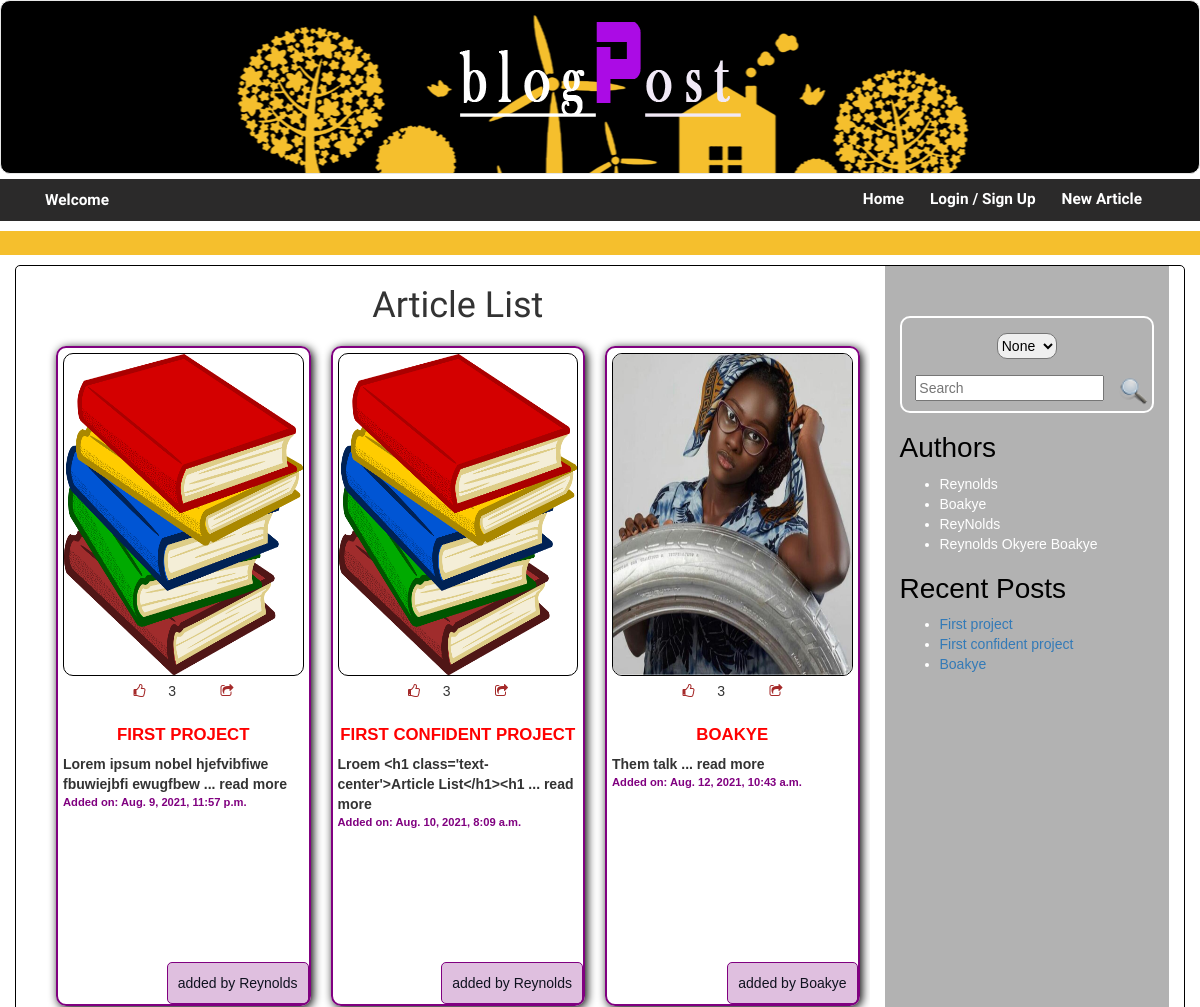
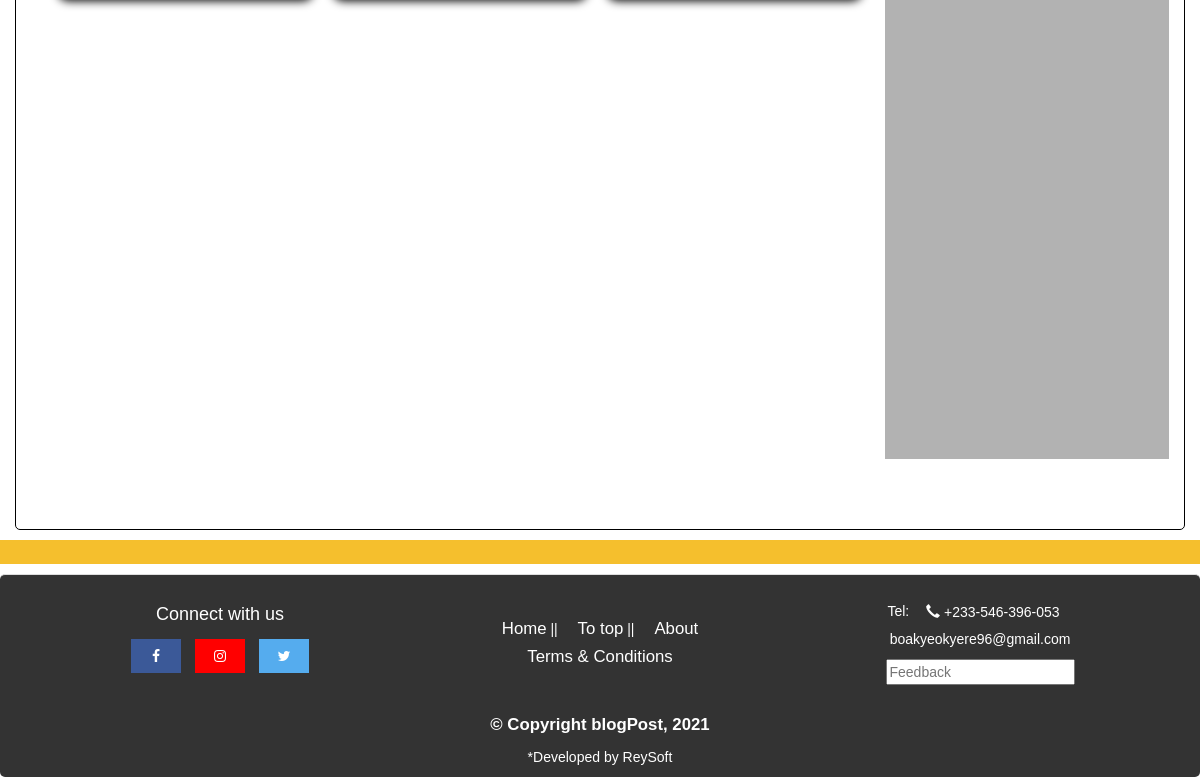
The page / on the database its author committed (2 pictures, top to bottom).
### articles/models.py (models this page shows, shortened)
class Article(models.Model):
    title = models.CharField(max_length=100)
    slug = models.SlugField()
    body = models.TextField()
    date = models.DateTimeField(auto_now_add=True)
    thumbnail = models.ImageField(default='default.png', blank=True)
    pic = models.ImageField(default='default.png', blank=True)
    likes = models.IntegerField(default=0)
    author = models.ForeignKey(User, default=None, on_delete=models.CASCADE)
    def f_title(self):
        return self.title.upper()
    def snippet(self):
        return self.body[:50]+' ... read more'

### articles/views.py (the view)
# urls.py: path('', views.article_list, name='home'),
def article_list(request):
    articles = Article.objects.all().order_by('date')
    writes = Article.objects.all().order_by('date')
    User = get_user_model()
    users = User.objects.all()
    return render(request, 'articles/articles.html', {'articles': articles, 'users':users, 'writes':writes})

### articles/templates/articles/articles.html (shortened to what this page needs)
{% extends 'parent.html' %}
{% load static from static %}
{% block content %}
    <div class='col-sm-9'>
        <h1 class='text-center'>Article List</h1>
        <div class="articles">
            {% for article in articles %}
                <div class="article">
                    <img src="{{article.thumbnail.url}}" alt="thumbail">
                    <ul>
                        <li class='likes'>
                            <button type="button" class="btn btn-secondary" data-toggle="tooltip" data-placement="bottom"
                                title="I like this">
                                <a href="{% url 'articles:likes' slug=article.slug  %}" class="fa fa-thumbs-o-up"></a>
                                {{article.likes}}
                            </button>
                        </li>
                        <li class='share'>
                            <button type="button" class="btn btn-secondary" data-toggle="tooltip" data-placement="bottom" title="Share">
                                <a href="#" class="fa fa-share-square-o"></a>
                            </button>
                        </li>
                    </ul>
                    <h2><a href="{% url 'articles:detail' slug=article.slug id=article.id %}">{{article.f_title}}</a></h2>
                    <p>{{article.snippet}}</p>
                    <p class='added'>Added on: {{article.date}}</p>
                    <div class="author">
                        added by {{article.author.username}}
                    </div>
                </div>
            {% endfor %}
        </div>
    </div>
    <div class="other col-sm-3">
        <form action="{% url 'articles:search'%}" method="post">
            <select name="choose" id="choose">
                <option value="none" selected disabled>None</option>
            </select>
            <input type="text" name='search' id='search' placeholder="Search">
            <button>
                <img src="{% static 'search.png' %}"alt="Search">
            </button>
        </form>
        <div class="inner">
            <div class="authors">
                <h2>Authors</h2>
                <ul>
                    {% for user in users%}
                    <li>{{user.username}}</li>
                    {% endfor %}
                </ul>
            </div>
            <div class="recent">
                <h2>Recent Posts</h2>
                <ul>
                    {% for write in writes %}
                    <li><a href="{% url 'articles:detail' slug=write.slug id=write.id %}">{{write.title}}</a></li>
                    {%endfor%}
                </ul>
            </div>
        </div>
    </div>
{% endblock %}

### templates/parent.html (shortened to what this page needs)
{% load static from static %}
<html lang="en">
<head>
    <link rel="stylesheet" href="{% static 'css/bootstrap.min.css' %}">
    <link rel="stylesheet" href="https://maxcdn.bootstrapcdn.com/bootstrap/3.3.6/css/bootstrap.min.css"
>
    <link rel="stylesheet" href="{% static 'css/style.css' %}">
    <link rel="stylesheet" href="https://use.fontawesome.com/releases/v5.8.1/css/all.css">
    <link rel="stylesheet" href="https://cdnjs.cloudflare.com/ajax/libs/font-awesome/4.7.0/css/font-awesome.min.css">
</head>
<body>
    <div class="wrapper">
        <header>
            <nav id="header-nav" class="navbar navbar-default">
                <div class="container">
                    <div class='center'>
                        <a class='logo' href="{% url 'home' %}"><img src="{% static 'logo.png' %}" alt="logo here"></a>
                    </div>
                </div>
            </nav>
            <div class='header-below hidden-xs'>
                <div class="container">
                    <div class='col-sm-6'>Welcome <div class="name">{{user.username}}</div></div>
                    <div>
                        <ul class="nav navbar-nav navbar-right">
                            <li><a href="{% url 'home' %}">Home</a></li>
                            {% if user.is_authenticated %}
                            <li><a href="{% url 'articles:create' %}" class='highlight'>New Article</a></li>
                            <li><a href="{% url 'profile:user_profile' username=user.username id=user.id %}">Profile</a></li>
                                {% if user.is_superuser %}
                                <li><a href="/admin">Admin Site</a></li>
                                {% endif %}
                            <li>
                                <form action="{% url 'accounts:logout' %}" class="logout_link" method="post">
                                    {%csrf_token%}
                                    <input type="submit" value='Logout'>
                                </form>
                            </li>
                            {% else %}
                            <li><a href="{% url 'accounts:login' %}">Login / Sign Up</a></li>
                            <li><a href="{% url 'articles:create'%}" class='highlight'>New Article</a></li>
                            {% endif %}
                        </ul>
                    </div>
                </div>
            </div>
        </header>
        <div class='line'></div>
        <main class='container main'>
            {%block content %}
            {%endblock%}
        </main>
        <div class='line'></div>
        <footer class='panel-footer'>
            <div class="container">
                <div class="media col-sm-4">
                    <h4>Connect with us</h4>
                    <a href="#" class="fa fa-facebook center" target="_blank"></a>
                    <a href="#" class="fa fa-instagram center" target="_blank"></a>
                    <a href="#" class="fa fa-twitter center" target="_blank"></a>
                </div>
                <div class='col-sm-4'>
                    <ul class='nav2'>
                        <li><a href="{% url 'home' %}">Home</a>  ||</li>
                        <li><a href="#up">To top</a>  ||</li>
                        <li><a href="#">About</a></li> <br>
                        <li><a href="#">Terms & Conditions</a></li>
                    </ul>
                </div>
                <div class='col-sm-4'>
                    Tel:
                    <a class="btn" href="tel:+233-546-396-053">
                        <span class="glyphicon glyphicon-earphone"></span>
                        +233-546-396-053
                    </a>
                    <a href="#">boakyeokyere96@gmail.com</a>
                    <form action="">
                        <input type="text" id='feedback' placeholder="Feedback">
                    </form>
                </div>
            </div>
            <div class="copyright text-center">&copy; Copyright blogPost, 2021</div>
            <p class="text-center">*Developed by ReySoft</p>
        </footer>
    </div>
</body>
</html>

### assets/css/style.css (style rules this page uses)
body { font-family: Arial, Helvetica, sans-serif; }
p { margin: 0; }
h1 { font-family: 'Oxygen', sans-serif; }
#header-nav { margin: 0; padding-bottom: 20px; border-radius: 10px; color: white; background-image: url(../blog.png); background-color: black; background-position: center; }
.header-below { font-size: 1.1em; font-weight: bold; font-family: 'Oxygen', sans-serif; color: white; background-color: rgba(14, 13, 13, 0.877); padding: 10px 0px; margin-top: 5px; }
.header-below ul { position: absolute; right: 5%; }
.header-below ul li a { color: white; padding: 13px; }
.center { text-align: center; }
.nav>li>a { display: inline; }
.line { background-color: #f5bf2d; height: 3%; margin: 10px auto; }
.main { border: 1px solid black; border-radius: 5px; }
.articles { height: 150%; overflow: auto; display: grid; grid-template-columns: 1fr 1fr 1fr }
.article { position: relative; border: 2px solid purple; border-radius:10px; height: 55%; padding: 5px; margin: 10px; box-sizing:border-box; box-shadow: 2px 2px 10px black; }
.article img { border: 1px solid black; border-radius: 10px; width: 100%; height: 50%; padding: 0px; margin: 0px }
.article h2 a { font-size: 0.6em; color: red; text-decoration: none; }
.article h2 { text-align: center; font-weight: bold; font-size: 2em; }
.article p { font-weight: bold; }
.article .added { font-size: 0.8em; color: purple; }
.article ul { margin: 0px; padding: 4px 0px; text-align: center; }
.article ul>li { display:inline; text-decoration: none }
.article ul li button { text-decoration: none; margin: 0px 10px; padding: 0px; background-color: white; }
.article ul li button a { padding: 0px; margin: 0px; color: brown; }
.article .author { padding: 10px; background: #80008040; border: 1px solid purple; border-radius: 5px; position: absolute; right: 0; bottom: 0; margin: 0; color: #0f121f; }
.other { background-color: rgba(0, 0, 0, 0.3); color: white; height: 150%; }
.other form { text-align: center; margin-top: 50px; padding: 10px 0px; color: black; border: 2px solid white; border-radius: 10px }
.other select { margin: 5px auto; width: 60px; height: 26px; border-radius: 10px; }
.other button { margin: o; border: none; padding: 0px; height: 26px; width: 30px; background-color: inherit; }
.other input { margin: auto; height: 26px; }
.other button img { height: 50px; width: 50px; }
.other h2 { color: black; font-size: 2em; }
.panel-footer { border-radius: 5px; color: white; background-color: #333; }
.panel-footer .col-sm-4 { text-align: center; padding: 10px; }
.media { margin: 30px auto; }
.fa { padding: 10px; margin: 5px 5px auto; font-size: 50px; width: 50px; }
.fa-facebook { background: #3B5998; color: white; }
.fa-twitter { background: #55ACEE; color: white; }
.fa-instagram { background: red; color: white; }
.copyright { font-weight: bold; font-size: 1.2em; }
.panel-footer p { margin-top: 10px; }
ul.nav2 { margin: 20px auto; padding: 0; }
ul.nav2 li { list-style-type: none; display: inline-block; margin: 2px 8px; }
.nav2 a { color: white; font-size: 1.2em; }
.panel-footer .col-sm-4 form { margin-top: 10px; }
.panel-footer .col-sm-4 a { color: white; }
.panel-footer form { color: black; }

### rows shown on the page
Article: thumbnail (placeholder picture), likes "3", f_title "FIRST PROJECT", snippet "Lorem ipsum nobel hjefvibfiwe fbuwiejbfi ewugfbew ... read more", date "Aug. 9, 2021, 11:57 p.m.", author.username "Reynolds", title "First project"
Article: thumbnail (placeholder picture), likes "3", f_title "FIRST CONFIDENT PROJECT", snippet "Lroem <h1 class='text-center'>Article List</h1><h1 ... read more", date "Aug. 10, 2021, 8:09 a.m.", author.username "Reynolds", title "First confident project"
Article: thumbnail (picture), likes "3", f_title "BOAKYE", snippet "Them talk ... read more", date "Aug. 12, 2021, 10:43 a.m.", author.username "Boakye", title "Boakye"

### other values the page prints
{{ user.username }} "Reynolds"
{{ user.username }} "Boakye"
{{ user.username }} "ReyNolds"
{{ user.username }} "Reynolds Okyere Boakye"
